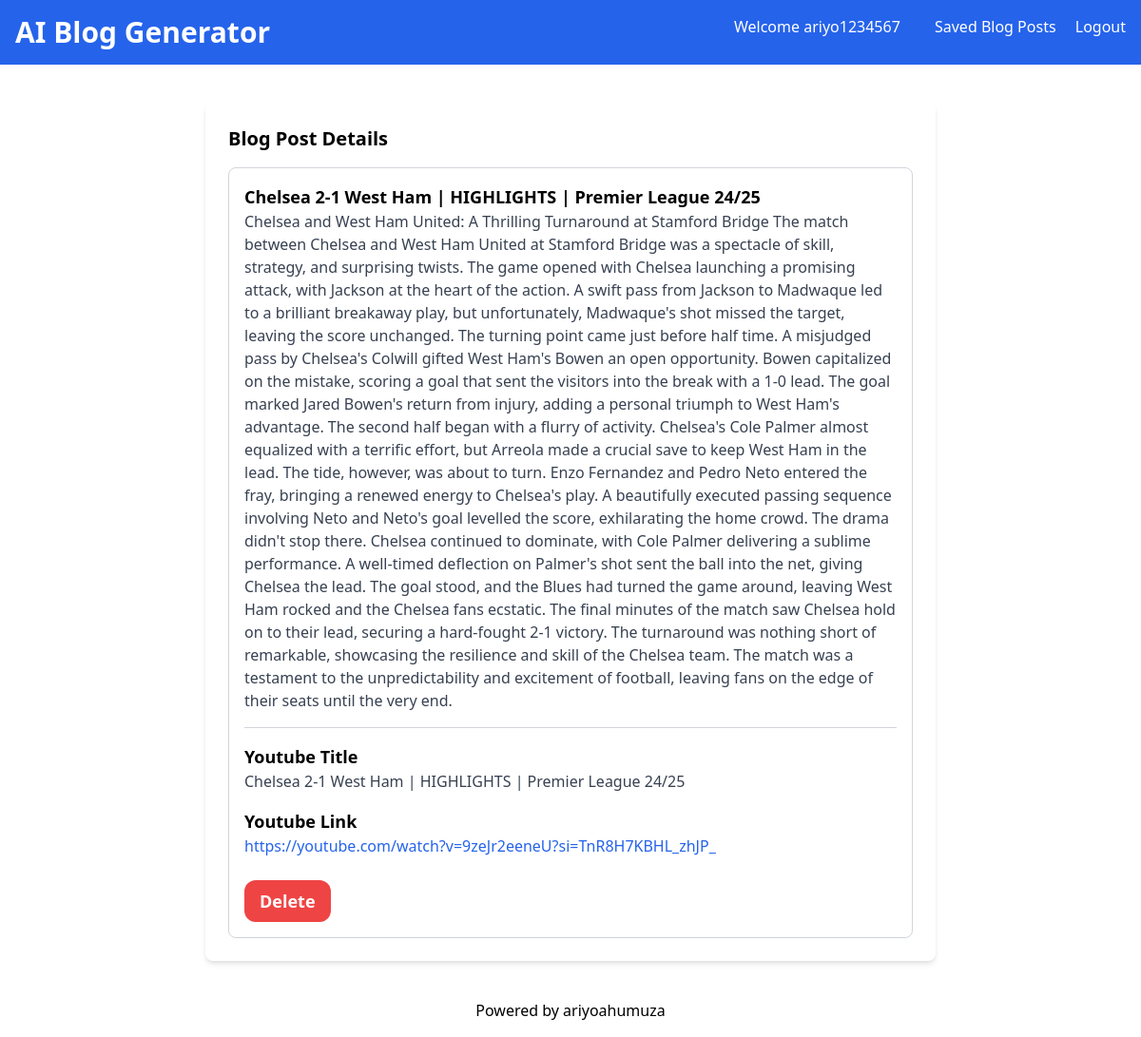
The page /blog-details/12/ (signed in) on the database its author committed.
### blog_generator/models.py (models this page shows, shortened)
class BlogPost(models.Model):
    user = models.ForeignKey(User, on_delete=models.CASCADE)
    youtube_title = models.CharField(max_length=300)
    youtube_link = models.URLField()
    generated_content = models.TextField()
    created_at = models.DateTimeField(auto_now_add=True)

### blog_generator/views.py (the view)
# urls.py: path('blog-details/<int:pk>/', views.blog_details, name='blog-details'),
def blog_details(request, pk):
    blog_article_detail = BlogPost.objects.get(id=pk)
    if request.user == blog_article_detail.user:
        return render(request, 'blog-details.html', { 'blog_article_detail' : blog_article_detail })

### templates/blog-details.html (shortened to what this page needs)
<!DOCTYPE html>
<html lang="en">
<head>
    <link href="https://cdn.jsdelivr.net/npm/tailwindcss@2.2.19/dist/tailwind.min.css" rel="stylesheet">
</head>
<body class="bg-grat-100 font-sans antialiased">
    <nav class="bg-blue-600 p-4 text-white flex justify-between">
        <div>
            <h1 class="text-3xl font-bold"><a href="{% url 'blog_generator:index' %}">AI Blog Generator</a></h1>
        </div>
        <div>
            <a href="#" class="text-white hover:underline mx-4">Welcome {{ user.username }}</a>
            <a href="{% url 'blog_generator:blog-list' %}" class="text-white hover:underline mx-4">Saved Blog Posts</a>
            <a href="{% url 'blog_generator:logout' %}" class="text-white hover:underline">Logout</a>
        </div>
    </nav>
    <div class="container mx-auto mt-10 px-4 sm:px-0">
        <div class="max-w-3xl mx-auto bg-white p-6 rounded-lg shadow-md">
            <section>
                <h2 class="text-xl mb-4 font-semibold">Blog Post Details</h2>
                <div class="border border-gray-300 p-4 rounded-lg">
                    <h3 class="text-lg font-semibold">{{blog_article_detail.youtube_title}}</h3>
                    <p class="text-gray-700">{{blog_article_detail.generated_content}}</p>
                    <hr class="my-4 border-gray-300">
                    <h4 class="text-lg font-semibold">Youtube Title</h4>
                    <p class="text-gray-700">{{blog_article_detail.youtube_title}}</p>
                    <h4 class="text-lg font-semibold mt-4">Youtube Link</h4>
                    <a href="{{blog_article_detail.youtube_link}}" class="text-blue-600 hover:underline">{{blog_article_detail.youtube_link}}</a>
                    <br>
                    <a href="{% url 'blog_generator:delete' blog_article_detail.id %}" class="inline-block mt-6 py-2 px-4 text-lg font-semibold bg-red-500 hover:bg-red-600 text-white rounded-xl">Delete</a>
                </div>
            </section>
        </div>
    </div>
    <footer class="text-center p-4 text-blacl mt-6">
        Powered by <a href="https://twitter.com/AriyoAdventures">ariyoahumuza</a>
    </footer>
</body>
</html>

### rows shown on the page
BlogPost: youtube_title "Chelsea 2-1 West Ham | HIGHLIGHTS | Premier League 24/25", generated_content "Chelsea and West Ham United: A Thrilling Turnaround at Stamford Bridge The match between Chelsea and West Ham United at Stamford Bridge was a spectacle of skill, strategy, and surprising twists. The game opened with Chelsea launching a promising attack, with Jackson at the heart of the action. A swift pass from Jackson to Madwaque led to a brilliant breakaway play, but unfortunately, Madwaque's shot missed the target, leaving the score unchanged. The turning point came just before half time. A misjudged pass by Chelsea's Colwill gifted West Ham's Bowen an open opportunity. Bowen capitalized on the mistake, scoring a goal that sent the visitors into the break with a 1-0 lead. The goal marked…", youtube_link "https://youtube.com/watch?v=9zeJr2eeneU?si=TnR8H7KBHL_zhJP_"

### other values the page prints
{{ user.username }} "ariyo1234567"
